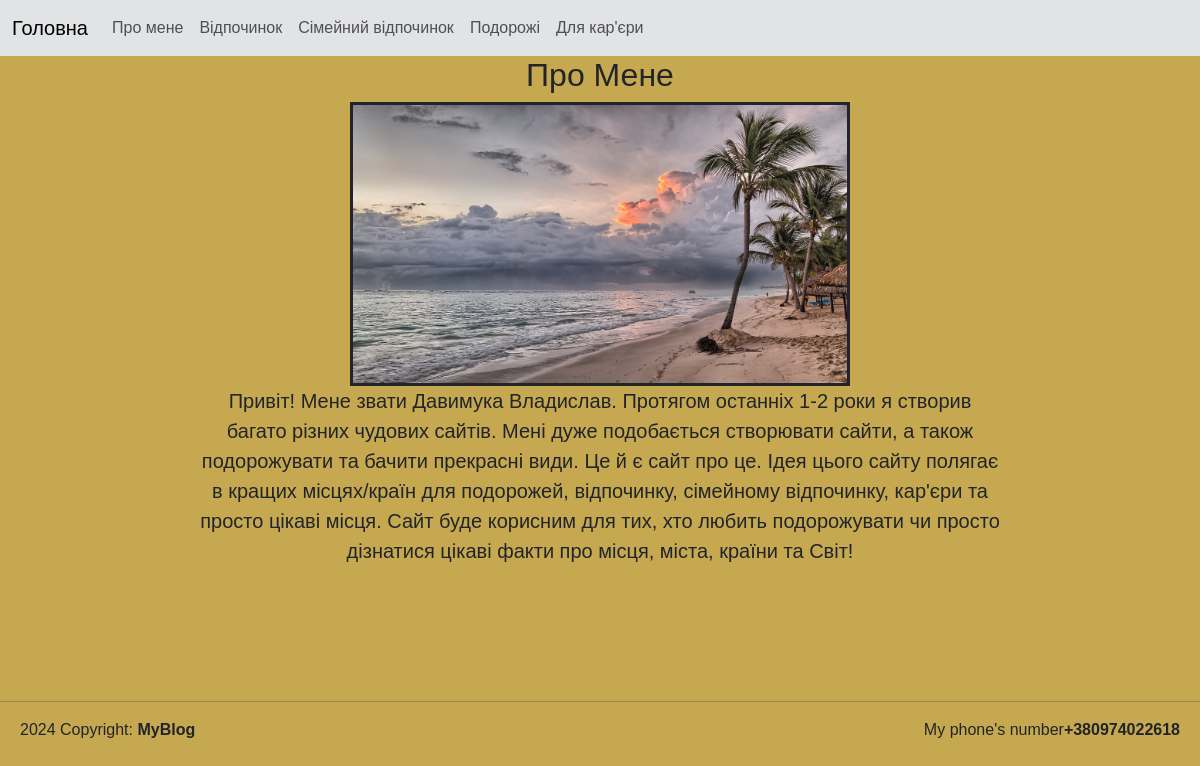
Before: /about with the older database file.
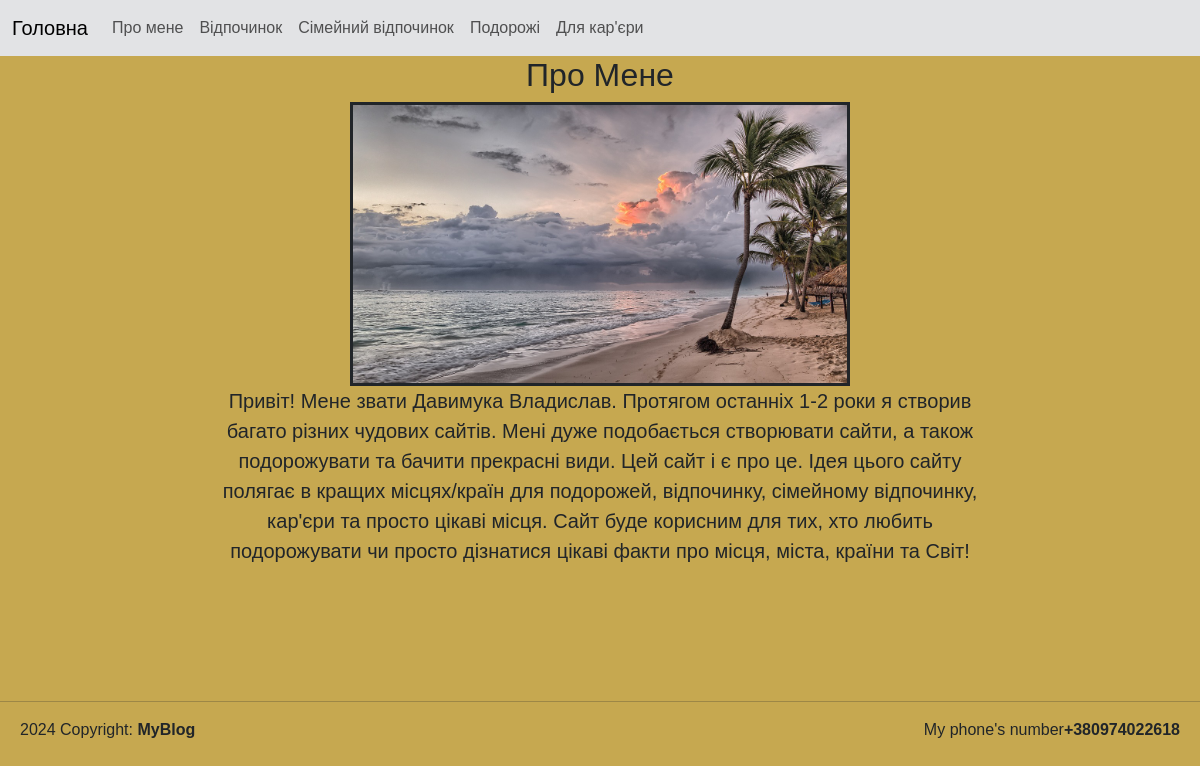
After: the same page with the newer database file.
### tables this page shows
CREATE TABLE user (
	user_id INTEGER PRIMARY KEY AUTOINCREMENT,
	name TEXT,
	image TEXT,
	login TEXT,
	password TEXT,
	description_short TEXT,
	description TEXT 
);

### main.py (the view)
@app.route('/about')
def about():
    user = db.getUser()
    print(user)
    return render_template('about.html', user=user)

### db_scripts.py (called while the page is built)
def open():
    global connection, cursor
    connection = sqlite3.connect(db_name)
    cursor = connection.cursor()

def close():
    cursor.close()
    connection.close()

def getUser():
    open()
    cursor.execute('''SELECT * From user''')
    user = cursor.fetchone()
    close()
    return user

### templates/about.html
{% extends "index.html" %}
{% block content %}
<div class="content">
    <h2>Про Мене</h2>
    <img class="imgabout" src="/static/{{user[2]}}" alt="Photo isn't defaeted" width="500px" hight="500px">
    <div class="cont-2">
        <p class="talking">
            {{user[6]}}
        </p>
    </div>
</div>
{% endblock %}

### templates/index.html (shortened to what this page needs)
<!DOCTYPE html>
<html lang="en">
<head>
    <link href="https://cdn.jsdelivr.net/npm/bootstrap@5.3.3/dist/css/bootstrap.min.css" rel="stylesheet">
    <link rel="stylesheet" href="/static/style.css">
</head>
<body>
    {% include "menu.html" %}
    <main>
        {% block content %}
        {% endblock %}
    </main>
    {% include "footer.html" %}
</body>
</html>

### templates/menu.html (shortened to what this page needs)
<header>
    <div class="main">
        <nav class="navbar navbar-expand-lg bg-secondary-subtle">
            <div class="container-fluid">
                <a class="navbar-brand" href="/">Головна</a>
                <div class="collapse navbar-collapse" id="navbarSupportedContent">
                    <ul class="navbar-nav me-auto mb-2 mb-lg-0">
                        <li class="nav-item">
                            <a class="nav-link " aria-current="page" href="/about">Про мене</a>
                        </li>
                        <li class="nav-item">
                            <a class="nav-link" href="/post/category/rest">Відпочинок</a>
                        </li>
                        <li class="nav-item">
                            <a class="nav-link" href="/post/category/family">Сімейний відпочинок</a>
                        </li>
                        <li class="nav-item">
                            <a class="nav-link" href="/post/category/travel">Подорожі</a>
                        </li>
                        <li class="nav-item">
                            <a class="nav-link" href="/post/category/business">Для кар'єри</a>
                        </li>
                    </ul>
                </div>
            </div>
        </nav>
</header>

### templates/footer.html
<footer>
    <hr>
    <div class="info">
        <p>2024 Copyright: <b>MyBlog</b></p>
        <p>My phone's number<b>+380974022618</b></p>
    </div>
</footer>

### static/style.css (style rules this page uses)
body { background-color: rgb(198, 168, 80); font-family: Arial, Helvetica, sans-serif; }
.info { margin-top: 10px; margin-left: 20px; margin-right: 20px; display: flex; justify-content: space-between; }
.content { text-align: center; margin-bottom: 135px; }
.talking { font-size: 20px; }
.cont-2 { margin-left: 200px; margin-right: 200px; }
.imgabout { border-style: solid; border-width: 3px; }

Changed rows visible on the page:
changed user: description "…та бачити прекрасні види. Це й є сайт про це. Ідея цього…" → "…та бачити прекрасні види. Цей сайт і є про це. Ідея цього…"
